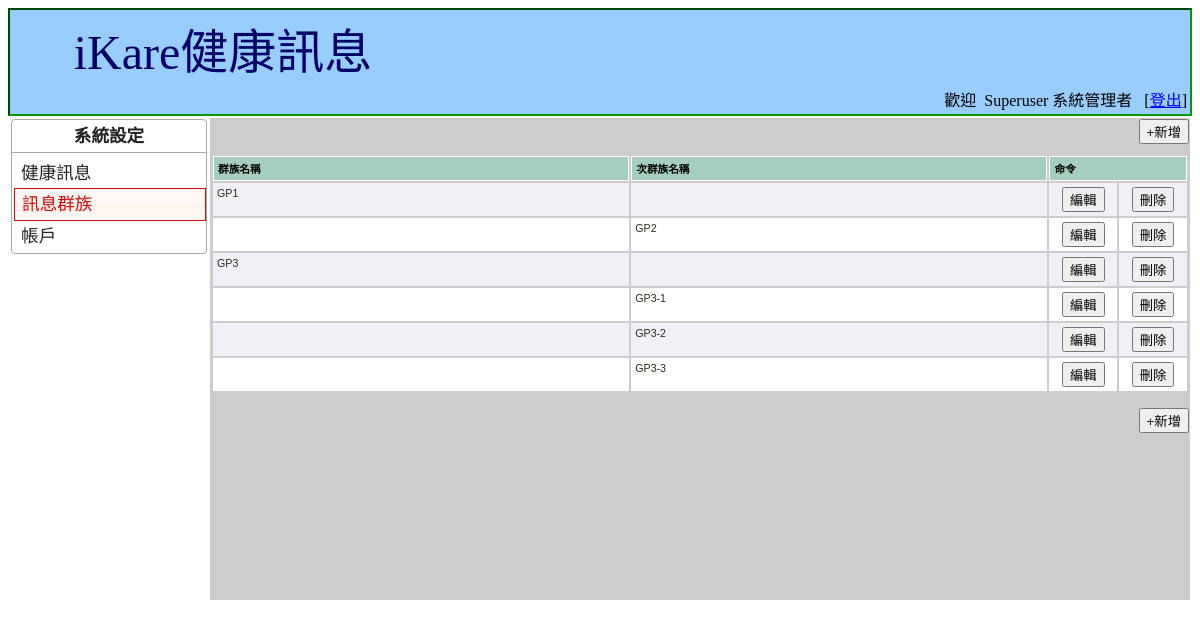
/messager/index.php?page=groupsList (signed in), run on the app's committed database.
### tables this page shows
CREATE TABLE IF NOT EXISTS `groups` (
  `ID` int(11) NOT NULL AUTO_INCREMENT,
  `groupname` varchar(80) NOT NULL,
  `parentID` int(11) NOT NULL,
  PRIMARY KEY (`ID`),
  KEY `parentID` (`parentID`)
);

### messager/lang/tw/lang.inc (called while the page is built, shortened)
<?php
$_GROUPNAME = "群族名稱";
$_SUB_GROUPNAME = "次群族名稱";
$_ADD = "新增";
$_EDIT = "編輯";
$_DELETE = "刪除";
$_DELETE_MSG = "你確定要刪除嗎?";
$_ACTION = "命令";
?>

### messager/include/function.inc (called while the page is built, shortened)
<?php
if (!defined("FUNCTION")) {
function load_class($classname)
{
  $str = "\$".$classname." = new ".$classname.";";
  return $$classname;
}
}
?>

### messager/lib/Groups.inc (called while the page is built, shortened)
<?php
if (!defined("GROUPS")) {
class Groups {
	var $tbl = "groups";
	function sql($where="", $orderby="") {
		$db = new ps_DB;
		$q = "SELECT * FROM $this->tbl ";
		if ($where) {
			$q .= " WHERE $where ";
		}
		if ($orderby) {
			$q .= " ORDER BY $orderby ";
		}
		$db->query($q);
		return $db;
	}
}
}
?>

### messager/lib/db_mysql.inc (called while the page is built, shortened)
<?php
if (!defined("PS_DB")) {
class ps_DB {
  var $lid = 0;
  var $qid = 0;
  var $record = array();
  function connect() {
    if ($this->lid == 0) {
      $this->lid = mysql_pconnect(DB_HOST,DB_USER,DB_PWD);
    }
    return $this->lid;
  }
  function query($q) {
    $this->qid = @mysql_query($q, $this->lid);
    return $this->qid;
  }
  function next_record() {
    $this->record = @mysql_fetch_array($this->qid);
    $stat = is_array($this->record);
    return $stat;
  }
  function f($field_name) {
    if (ADDSLASHES)
      return stripslashes($this->record[$field_name]);
    else
      return ($this->record[$field_name]);
  }
}
}
?>

### messager/groupsList.php (the view, shortened to what this page needs)
<?php
$groups = load_class("Groups");
?>
        <div align="right">
               <form action="index.php" method="post" name="add" >
               <input type="submit" value="+<?=$_ADD;?>" />
               </form>
		</div>
        <table id="loglist" class="tablesorter" width="100%" border="0">
         <thead>
          <tr>
            <th width="43%" scope="col"><?=$_GROUPNAME;?></th>
            <th width="43%" scope="col"><?=$_SUB_GROUPNAME;?></th>
            <th width="14%" scope="col" colspan="2"><?=$_ACTION;?></th>
          </tr>
         </thead>
    	 <tbody>
        <?php
		$db = $groups->sql("parentID='0'","groupname");
		$i = 0;
		while ($db->next_record()) {
			$i++;
			$ID = $db->f("ID");
		?>
          <tr class="<?=($i%2==0?'even':'odd'); ?>">
            <td><?=$db->f('groupname'); ?></td>
            <td>&nbsp;</td>
            <td align="center">
               <form action="index.php" method="post" name="edit<?=$ID; ?>" >
               <input type="submit" value="<?=$_EDIT;?>" />
               </form>
            </td>
            <td align="center">
               <form action="index.php" method="post" name="delete<?=$ID; ?>" >
               <input type="submit" value="<?=$_DELETE;?>" onClick="return confirm('<?=$_DELETE_MSG;?>');" />
               </form>
            </td>
          </tr>
        <?php
        	$db1 = $groups->sql("parentID='$ID'","groupname");
			while ($db1->next_record()) {
				$i++;
				$ID = $db1->f("ID");
			?>
	          <tr class="<?=($i%2==0?'even':'odd'); ?>">
	            <td>&nbsp;</td>
	            <td><?=$db1->f('groupname'); ?></td>
	            <td align="center">
	               <form action="index.php" method="post" name="edit<?=$ID; ?>" >
	               <input type="submit" value="<?=$_EDIT;?>" />
	               </form>
	            </td>
	            <td align="center">
	               <form action="index.php" method="post" name="delete<?=$ID; ?>" >
	               <input type="submit" value="<?=$_DELETE;?>" onClick="return confirm('<?=$_DELETE_MSG;?>');" />
	               </form>
	            </td>
	          </tr>
        <?php
        	}
		}
		?>
		 </tbody>
        </table>
        <div align="right">
               <form action="index.php" method="post" name="add" >
               <input type="submit" value="+<?=$_ADD;?>" />
               </form>
        </div>

### data on the page
groups: groupname "GP1"
groups: groupname "GP2"
groups: groupname "GP3"
groups: groupname "GP3-1"
groups: groupname "GP3-2"
groups: groupname "GP3-3"

### other printed values
$_PROJECT_NAME "iKare健康訊息"
$_WELCOME "歡迎"
$name "Superuser 系統管理者"
$_LOGOUT "登出"
$_SYSTEM_SETTING "系統設定"
$_MESSAGES "健康訊息"
$_GROUPS "訊息群族"
$_ACCOUNT "帳戶"
$_GROUPNAME "群族名稱"
$_SUB_GROUPNAME "次群族名稱"
$_ACTION "命令"
